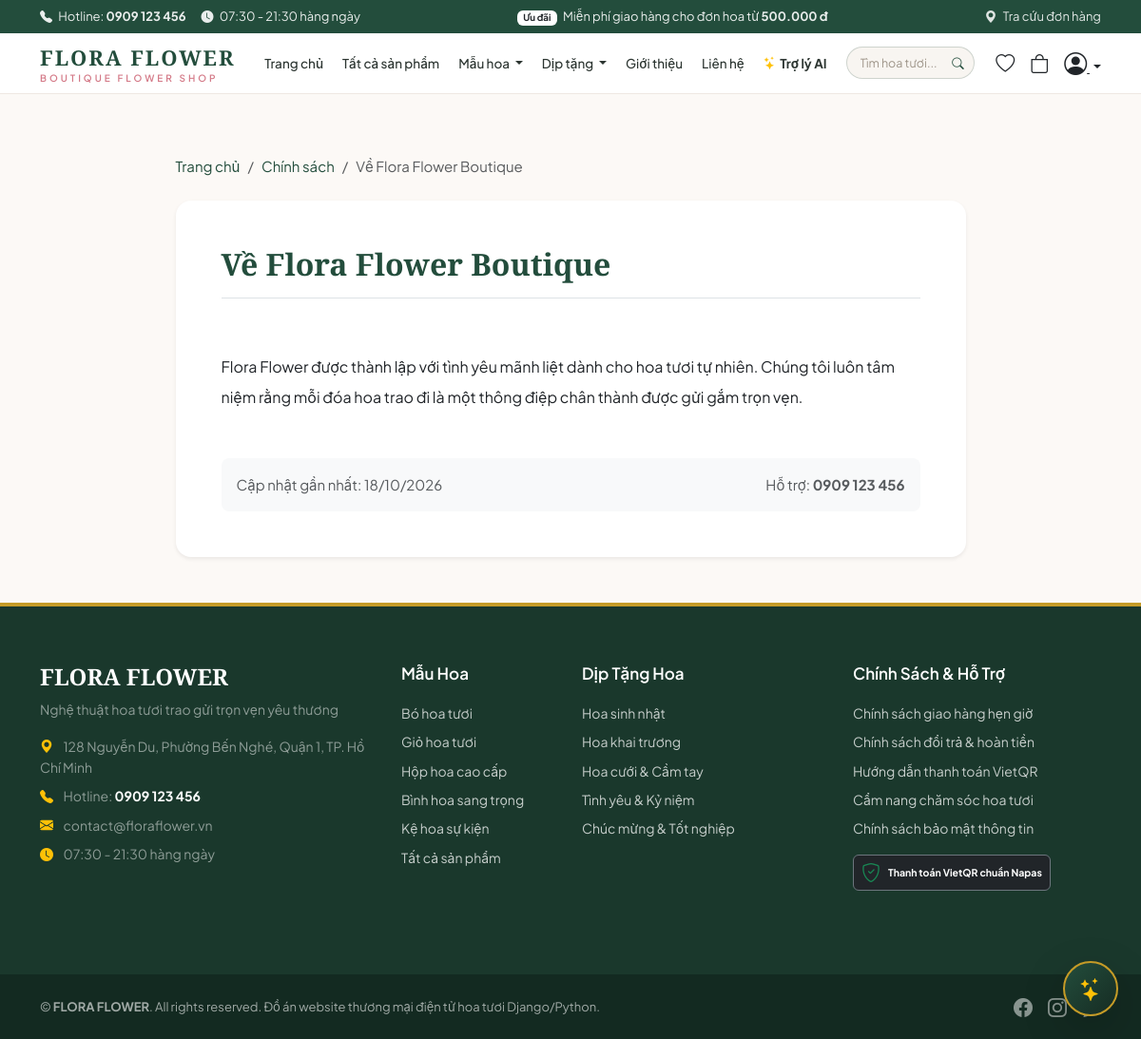
Page /policy (signed in) on the committed database.
### app/models/core.py (models this page shows, shortened)
class ShopSetting(db.Model):
    __tablename__ = 'core_shopsetting'
    id = db.Column(db.Integer, primary_key=True)
    shop_name = db.Column(db.String(150), default='Flora Flower Boutique', nullable=False)
    slogan = db.Column(db.String(255), default='Trao gửi yêu thương - Tinh tế trong từng cánh hoa', nullable=False)
    phone = db.Column(db.String(30), default='0901 234 567', nullable=False)
    hotline = db.Column(db.String(30), default='1900 6868', nullable=False)
    email = db.Column(db.String(254), default='contact@floraflower.vn', nullable=False)
    address = db.Column(db.String(255), default='123 Nguyễn Huệ, Phường Bến Nghé, Quận 1, TP. Hồ Chí Minh', nullable=False)
    opening_hours = db.Column(db.String(120), default='07:30 - 21:30 hàng ngày', nullable=False)
    facebook_url = db.Column(db.String(200), default='https://facebook.com/floraflower', nullable=False)
    instagram_url = db.Column(db.String(200), default='https://instagram.com/floraflower', nullable=False)
    zalo_phone = db.Column(db.String(30), default='0901234567', nullable=False)
    bank_code = db.Column(db.String(20), default='MB', nullable=False)
    bank_name = db.Column(db.String(100), default='Ngân hàng Quân Đội (MB Bank)', nullable=False)
    bank_account_no = db.Column(db.String(50), default='999988886666', nullable=False)
    bank_account_name = db.Column(db.String(100), default='CONG TY TNHH FLORA FLOWER', nullable=False)
    shipping_fee_default = db.Column(db.Numeric(12, 2), default=Decimal('30000.00'), nullable=False)
    free_shipping_threshold = db.Column(db.Numeric(12, 2), default=Decimal('500000.00'), nullable=False)
    min_prep_hours = db.Column(db.Integer, default=2, nullable=False)
    same_day_cutoff_hour = db.Column(db.Integer, default=18, nullable=False)
    max_orders_per_slot = db.Column(db.Integer, default=10, nullable=False)
    enable_store_pickup = db.Column(db.Boolean, default=True, nullable=False)
    enable_vietqr = db.Column(db.Boolean, default=True, nullable=False)
    enable_cod = db.Column(db.Boolean, default=True, nullable=False)
    seasonal_policy_text = db.Column(db.Text, default='', nullable=False)
    updated_at = db.Column(db.DateTime, default=datetime.utcnow, onupdate=datetime.utcnow, nullable=False)
    @staticmethod
    def get_settings():
        setting = ShopSetting.query.first()
        if not setting:
            setting = ShopSetting()
            db.session.add(setting)
            db.session.commit()
        return setting

### app/models/content.py (models this page shows, shortened)
class PageContent(db.Model):
    __tablename__ = 'content_pagecontent'
    id = db.Column(db.Integer, primary_key=True)
    page_type = db.Column(db.String(30), unique=True, nullable=False)  # ABOUT, POLICY, TERMS, CARE_GUIDE
    title = db.Column(db.String(200), nullable=False)
    content = db.Column(db.Text, default='', nullable=False)
    updated_at = db.Column(db.DateTime, default=datetime.utcnow, onupdate=datetime.utcnow, nullable=False)

### app/models/catalog.py (models this page shows, shortened)
class Category(db.Model):
    __tablename__ = 'catalog_category'
    id = db.Column(db.Integer, primary_key=True)
    name = db.Column(db.String(100), nullable=False)
    slug = db.Column(db.String(120), unique=True, nullable=False, index=True)
    description = db.Column(db.Text, default='', nullable=False)
    image = db.Column(ImageColumn(200), nullable=True)
    icon = db.Column(db.String(50), default='bi-flower1', nullable=False)
    is_active = db.Column(db.Boolean, default=True, nullable=False)
    display_order = db.Column(db.Integer, default=0, nullable=False)
    products = db.relationship('Product', backref='primary_category', lazy='dynamic', foreign_keys='Product.primary_category_id')

class Occasion(db.Model):
    __tablename__ = 'catalog_occasion'
    id = db.Column(db.Integer, primary_key=True)
    name = db.Column(db.String(100), nullable=False)
    slug = db.Column(db.String(120), unique=True, nullable=False, index=True)
    description = db.Column(db.Text, default='', nullable=False)
    image = db.Column(ImageColumn(200), nullable=True)
    icon = db.Column(db.String(50), default='bi-heart', nullable=False)
    is_active = db.Column(db.Boolean, default=True, nullable=False)
    display_order = db.Column(db.Integer, default=0, nullable=False)

### app/blueprints/main.py (the view)
@bp.route('/policy')
def policy():
    policy_type = request.args.get('page_type', 'POLICY')
    policy_content = PageContent.query.filter_by(page_type=policy_type).first()
    if not policy_content:
        policy_content = PageContent.query.first()
    if not policy_content:
        policy_content = PageContent(
            page_type='POLICY',
            title='Chính Sách & Hỗ Trợ Khách Hàng',
            content='Flora Flower cam kết cung cấp hoa tươi chất lượng cao với dịch vụ giao hàng chu đáo, đúng giờ.'
        )
    return render_template('shop/policy.html', page=policy_content, policy=policy_content)

### templates/shop/policy.html (shortened to what this page needs)
{% extends 'base.html' %}
{% load static core_tags %}
{% block content %}
<div class="container py-5">
    <div class="row justify-content-center">
        <div class="col-lg-9">
            <nav aria-label="breadcrumb" class="mb-4">
                <ol class="breadcrumb">
                    <li class="breadcrumb-item"><a href="{% url 'catalog:home' %}">Trang chủ</a></li>
                    <li class="breadcrumb-item"><a href="#">Chính sách</a></li>
                    <li class="breadcrumb-item active">{{ page.title }}</li>
                </ol>
            </nav>
            <div class="card p-4 p-md-5 border-0 shadow-sm rounded-4 bg-white">
                <h1 class="font-serif fs-2 mb-4 pb-3 border-bottom">{{ page.title }}</h1>
                <div class="lh-lg text-dark fs-6" style="white-space: pre-line;">
                    {{ page.content }}
                </div>
                <div class="mt-5 p-3 bg-light rounded-3 text-muted fs-7 d-flex justify-content-between align-items-center">
                    <span>Cập nhật gần nhất: {{ page.updated_at|date("d/m/Y") }}</span>
                    <span>Hỗ trợ: <strong>{{ shop_setting.hotline }}</strong></span>
                </div>
            </div>
        </div>
    </div>
</div>
{% endblock %}

### templates/header.html (shortened to what this page needs)
{% load static core_tags %}
<div class="top-announcement-bar">
    <div class="container d-flex justify-content-between align-items-center">
        <div class="d-none d-md-flex align-items-center gap-3">
            <span><i class="bi bi-telephone-fill me-1"></i> Hotline: <strong>{{ shop_setting.hotline }}</strong></span>
            <span><i class="bi bi-clock-fill me-1"></i> {{ shop_setting.opening_hours }}</span>
        </div>
        <div class="text-center text-md-start flex-grow-1 flex-md-grow-0">
            <span class="badge bg-white text-dark me-1">Ưu đãi</span>
            <span>Miễn phí giao hàng cho đơn hoa từ <strong>{{ shop_setting.free_shipping_threshold|currency }}</strong></span>
        </div>
        <div class="d-flex align-items-center gap-3">
            <a href="{% url 'orders:tracking' %}" class="text-decoration-none">
                <i class="bi bi-geo-alt-fill me-1"></i> Tra cứu đơn hàng
            </a>
        </div>
    </div>
</div>
<header class="sticky-top main-navbar">
    <div class="container py-2">
        <div class="d-flex align-items-center justify-content-between">
            <a class="navbar-brand text-center text-lg-start" href="{% url 'catalog:home' %}">
                <span class="brand-logo-text">{{ shop_setting.shop_name }}</span>
                <span class="brand-subtext">Boutique Flower Shop</span>
            </a>
            <nav class="d-none d-lg-flex align-items-center gap-1">
                <a class="nav-link {% if request.resolver_match.url_name == 'home' %}active{% endif %}" href="{% url 'catalog:home' %}">
                    Trang chủ
                </a>
                <a class="nav-link {% if request.resolver_match.url_name == 'product_list' and not request.args.get('category') and not request.args.get('occasion') %}active{% endif %}" href="{% url 'catalog:product_list' %}">
                    Tất cả sản phẩm
                </a>
                <div class="dropdown">
                    <a class="nav-link dropdown-toggle" href="#" role="button" data-bs-toggle="dropdown" aria-expanded="false">
                        Mẫu hoa
                    </a>
                </div>
                <div class="dropdown">
                    <a class="nav-link dropdown-toggle" href="#" role="button" data-bs-toggle="dropdown" aria-expanded="false">
                        Dịp tặng
                    </a>
                </div>
                <a class="nav-link" href="{% url 'content:about' %}">Giới thiệu</a>
                <a class="nav-link" href="{% url 'content:contact' %}">Liên hệ</a>
                <a class="nav-link text-success fw-bold d-flex align-items-center gap-1" href="{{ url_for('ai.assistant') }}" title="Trợ lý tư vấn hoa thông minh">
                    <i class="bi bi-stars text-warning"></i> Trợ lý AI
                </a>
                <form action="{% url 'catalog:product_list' %}" method="GET" class="nav-search-form ms-2 d-none d-lg-block">
                    <div class="nav-search-wrapper">
                        <input type="text" name="q" class="nav-search-input" placeholder="Tìm hoa tươi..." value="{{ request.args.get('q', '') }}" autocomplete="off" aria-label="Tìm kiếm">
                        <button type="submit" class="nav-search-btn" title="Tìm kiếm">
                            <i class="bi bi-search"></i>
                        </button>
                    </div>
                </form>
            </nav>
            <div class="d-flex align-items-center gap-3">
                <a href="{% url 'accounts:wishlist' %}" class="text-dark nav-badge-icon" title="Hoa yêu thích">
                    <i class="bi bi-heart fs-5"></i>
                </a>
                <a href="{% url 'cart:cart_detail' %}" class="text-dark nav-badge-icon position-relative" title="Giỏ hàng">
                    <i class="bi bi-bag fs-5"></i>
                </a>
                <div class="dropdown">
                    <button class="btn btn-link text-dark p-0 border-0 dropdown-toggle" type="button" data-bs-toggle="dropdown">
                        <i class="bi bi-person-circle fs-4"></i>
                    </button>
                </div>
            </div>
        </div>
    </div>
</header>

### templates/footer.html
{% load static core_tags %}
<footer class="main-footer">
    <div class="container">
        <div class="row g-4 pb-5">
            <div class="col-lg-4 col-md-6">
                <h4 class="text-white font-serif mb-2">{{ shop_setting.shop_name }}</h4>
                <p class="text-white-50 mb-3">{{ shop_setting.slogan }}</p>
                <div class="d-flex flex-column gap-2 text-white-50">
                    <div><i class="bi bi-geo-alt-fill text-warning me-2"></i> {{ shop_setting.address }}</div>
                    <div><i class="bi bi-telephone-fill text-warning me-2"></i> Hotline: <strong class="text-white">{{ shop_setting.hotline }}</strong></div>
                    <div><i class="bi bi-envelope-fill text-warning me-2"></i> {{ shop_setting.email }}</div>
                    <div><i class="bi bi-clock-fill text-warning me-2"></i> {{ shop_setting.opening_hours }}</div>
                </div>
            </div>
            <div class="col-lg-2 col-md-6 col-6">
                <h5>Mẫu Hoa</h5>
                <div class="footer-links">
                    {% for cat in nav_categories|slice(":5") %}
                        <a href="{% url 'catalog:category_detail' slug=cat.slug %}">{{ cat.name }}</a>
                    {% endfor %}
                    <a href="{% url 'catalog:product_list' %}">Tất cả sản phẩm</a>
                </div>
            </div>
            <div class="col-lg-3 col-md-6 col-6">
                <h5>Dịp Tặng Hoa</h5>
                <div class="footer-links">
                    {% for occ in nav_occasions|slice(":5") %}
                        <a href="{% url 'catalog:occasion_detail' slug=occ.slug %}">{{ occ.name }}</a>
                    {% endfor %}
                </div>
            </div>
            <div class="col-lg-3 col-md-6">
                <h5>Chính Sách & Hỗ Trợ</h5>
                <div class="footer-links">
                    <a href="{% url 'content:policy' page_type='SHIPPING_POLICY' %}">Chính sách giao hàng hẹn giờ</a>
                    <a href="{% url 'content:policy' page_type='RETURN_POLICY' %}">Chính sách đổi trả & hoàn tiền</a>
                    <a href="{% url 'content:policy' page_type='PAYMENT_POLICY' %}">Hướng dẫn thanh toán VietQR</a>
                    <a href="{% url 'content:policy' page_type='CARE_GUIDE' %}">Cẩm nang chăm sóc hoa tươi</a>
                    <a href="{% url 'content:policy' page_type='PRIVACY_POLICY' %}">Chính sách bảo mật thông tin</a>
                </div>
                <div class="mt-3">
                    <span class="badge bg-dark border border-secondary p-2 d-inline-flex align-items-center gap-2">
                        <i class="bi bi-shield-check text-success fs-5"></i>
                        <span>Thanh toán VietQR chuẩn Napas</span>
                    </span>
                </div>
            </div>
        </div>
    </div>
    <div class="footer-bottom text-center">
        <div class="container d-flex flex-column flex-md-row justify-content-between align-items-center gap-2">
            <div>
                © {{ current_year }} <strong>{{ shop_setting.shop_name }}</strong>. All rights reserved. Đồ án website thương mại điện tử hoa tươi Django/Python.
            </div>
            <div class="d-flex gap-3">
                <a href="{{ shop_setting.facebook_url }}" target="_blank" class="text-white-50"><i class="bi bi-facebook fs-5"></i></a>
                <a href="{{ shop_setting.instagram_url }}" target="_blank" class="text-white-50"><i class="bi bi-instagram fs-5"></i></a>
                <a href="tel:{{ shop_setting.zalo_phone }}" class="text-white-50"><i class="bi bi-chat-dots-fill fs-5"></i></a>
            </div>
        </div>
    </div>
</footer>

### rows in the picture
ShopSetting: hotline "0909 123 456", opening_hours "07:30 - 21:30 hàng ngày", free_shipping_threshold "500.000 đ", shop_name "FLORA FLOWER", slogan "Nghệ thuật hoa tươi trao gửi trọn vẹn yêu thương", address "128 Nguyễn Du, Phường Bến Nghé, Quận 1, TP. Hồ Chí Minh", email "contact@floraflower.vn"
PageContent: title "Về Flora Flower Boutique", content "Flora Flower được thành lập với tình yêu mãnh liệt dành cho hoa tươi tự nhiên. Chúng tôi luôn tâm niệm rằng mỗi đóa hoa trao đi là một thông điệp chân thành được gửi gắm trọn vẹn."
Category: name "Bó hoa tươi"
Category: name "Giỏ hoa tươi"
Category: name "Hộp hoa cao cấp"
Category: name "Bình hoa sang trọng"
Category: name "Kệ hoa sự kiện"
Occasion: name "Hoa sinh nhật"
Occasion: name "Hoa khai trương"
Occasion: name "Hoa cưới & Cầm tay"
Occasion: name "Tình yêu & Kỷ niệm"
Occasion: name "Chúc mừng & Tốt nghiệp"
